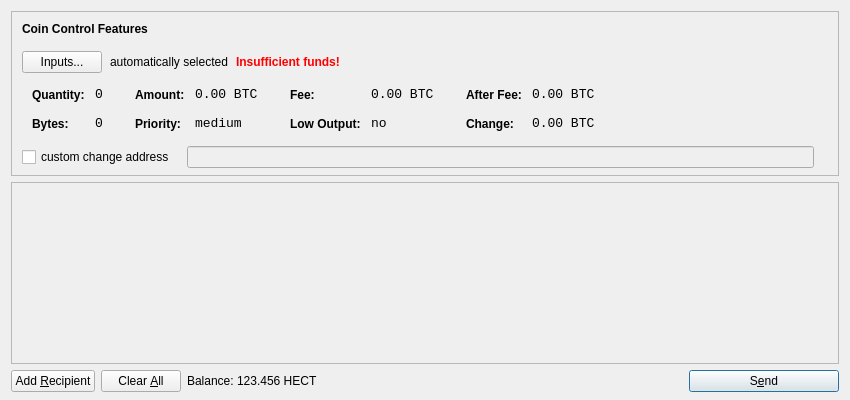
<?xml version="1.0" encoding="UTF-8"?>
<ui version="4.0">
 <class>SendCoinsDialog</class>
 <widget class="QDialog" name="SendCoinsDialog">
  <property name="geometry">
   <rect>
    <x>0</x>
    <y>0</y>
    <width>850</width>
    <height>400</height>
   </rect>
  </property>
  <property name="windowTitle">
   <string>Send Coins</string>
  </property>
  <layout class="QVBoxLayout" name="verticalLayout" stretch="0,1,0">
   <property name="bottomMargin">
    <number>8</number>
   </property>
   <item>
    <widget class="QFrame" name="frameCoinControl">
     <property name="sizePolicy">
      <sizepolicy hsizetype="Expanding" vsizetype="Expanding">
       <horstretch>0</horstretch>
       <verstretch>0</verstretch>
      </sizepolicy>
     </property>
     <property name="maximumSize">
      <size>
       <width>16777215</width>
       <height>16777215</height>
      </size>
     </property>
     <property name="frameShape">
      <enum>QFrame::StyledPanel</enum>
     </property>
     <property name="frameShadow">
      <enum>QFrame::Sunken</enum>
     </property>
     <layout class="QVBoxLayout" name="verticalLayoutCoinControl2">
      <property name="spacing">
       <number>-1</number>
      </property>
      <property name="leftMargin">
       <number>0</number>
      </property>
      <property name="topMargin">
       <number>0</number>
      </property>
      <property name="rightMargin">
       <number>0</number>
      </property>
      <property name="bottomMargin">
       <number>6</number>
      </property>
      <item>
       <layout class="QVBoxLayout" name="verticalLayoutCoinControl" stretch="0,0,0,0,1">
        <property name="spacing">
         <number>0</number>
        </property>
        <property name="leftMargin">
         <number>10</number>
        </property>
        <property name="topMargin">
         <number>10</number>
        </property>
        <item>
         <layout class="QHBoxLayout" name="horizontalLayoutCoinControl1">
          <property name="bottomMargin">
           <number>15</number>
          </property>
          <item>
           <widget class="QLabel" name="labelCoinControlFeatures">
            <property name="sizePolicy">
             <sizepolicy hsizetype="Preferred" vsizetype="Maximum">
              <horstretch>0</horstretch>
              <verstretch>0</verstretch>
             </sizepolicy>
            </property>
            <property name="font">
             <font>
              <weight>75</weight>
              <bold>true</bold>
             </font>
            </property>
            <property name="styleSheet">
             <string notr="true">font-weight:bold;</string>
            </property>
            <property name="text">
             <string>Coin Control Features</string>
            </property>
           </widget>
          </item>
         </layout>
        </item>
        <item>
         <layout class="QHBoxLayout" name="horizontalLayoutCoinControl2" stretch="0,0,0,0">
          <property name="spacing">
           <number>8</number>
          </property>
          <property name="bottomMargin">
           <number>10</number>
          </property>
          <item>
           <widget class="QPushButton" name="pushButtonCoinControl">
            <property name="styleSheet">
             <string notr="true"/>
            </property>
            <property name="text">
             <string>Inputs...</string>
            </property>
           </widget>
          </item>
          <item>
           <widget class="QLabel" name="labelCoinControlAutomaticallySelected">
            <property name="text">
             <string>automatically selected</string>
            </property>
            <property name="margin">
             <number>5</number>
            </property>
           </widget>
          </item>
          <item>
           <widget class="QLabel" name="labelCoinControlInsuffFunds">
            <property name="font">
             <font>
              <weight>75</weight>
              <bold>true</bold>
             </font>
            </property>
            <property name="styleSheet">
             <string notr="true">color:red;font-weight:bold;</string>
            </property>
            <property name="text">
             <string>Insufficient funds!</string>
            </property>
            <property name="margin">
             <number>5</number>
            </property>
           </widget>
          </item>
          <item>
           <spacer name="horizontalSpacerCoinControl">
            <property name="orientation">
             <enum>Qt::Horizontal</enum>
            </property>
            <property name="sizeHint" stdset="0">
             <size>
              <width>40</width>
              <height>1</height>
             </size>
            </property>
           </spacer>
          </item>
         </layout>
        </item>
        <item>
         <widget class="QWidget" name="widgetCoinControl" native="true">
          <property name="sizePolicy">
           <sizepolicy hsizetype="Preferred" vsizetype="Preferred">
            <horstretch>0</horstretch>
            <verstretch>0</verstretch>
           </sizepolicy>
          </property>
          <property name="minimumSize">
           <size>
            <width>0</width>
            <height>0</height>
           </size>
          </property>
          <property name="styleSheet">
           <string notr="true"/>
          </property>
          <layout class="QHBoxLayout" name="horizontalLayoutCoinControl5">
           <property name="margin">
            <number>0</number>
           </property>
           <item>
            <layout class="QHBoxLayout" name="horizontalLayoutCoinControl3" stretch="0,0,0,1">
             <property name="spacing">
              <number>20</number>
             </property>
             <property name="topMargin">
              <number>0</number>
             </property>
             <property name="bottomMargin">
              <number>10</number>
             </property>
             <item>
              <layout class="QFormLayout" name="formLayoutCoinControl1">
               <property name="horizontalSpacing">
                <number>10</number>
               </property>
               <property name="verticalSpacing">
                <number>14</number>
               </property>
               <property name="leftMargin">
                <number>10</number>
               </property>
               <property name="topMargin">
                <number>4</number>
               </property>
               <property name="rightMargin">
                <number>6</number>
               </property>
               <item row="0" column="0">
                <widget class="QLabel" name="labelCoinControlQuantityText">
                 <property name="styleSheet">
                  <string notr="true">font-weight:bold;</string>
                 </property>
                 <property name="text">
                  <string>Quantity:</string>
                 </property>
                 <property name="margin">
                  <number>0</number>
                 </property>
                </widget>
               </item>
               <item row="0" column="1">
                <widget class="QLabel" name="labelCoinControlQuantity">
                 <property name="font">
                  <font>
                   <family>Monospace</family>
                   <pointsize>10</pointsize>
                  </font>
                 </property>
                 <property name="cursor">
                  <cursorShape>IBeamCursor</cursorShape>
                 </property>
                 <property name="contextMenuPolicy">
                  <enum>Qt::ActionsContextMenu</enum>
                 </property>
                 <property name="text">
                  <string notr="true">0</string>
                 </property>
                 <property name="margin">
                  <number>0</number>
                 </property>
                 <property name="textInteractionFlags">
                  <set>Qt::LinksAccessibleByMouse|Qt::TextSelectableByKeyboard|Qt::TextSelectableByMouse</set>
                 </property>
                </widget>
               </item>
               <item row="1" column="0">
                <widget class="QLabel" name="labelCoinControlBytesText">
                 <property name="styleSheet">
                  <string notr="true">font-weight:bold;</string>
                 </property>
                 <property name="text">
                  <string>Bytes:</string>
                 </property>
                </widget>
               </item>
               <item row="1" column="1">
                <widget class="QLabel" name="labelCoinControlBytes">
                 <property name="font">
                  <font>
                   <family>Monospace</family>
                   <pointsize>10</pointsize>
                  </font>
                 </property>
                 <property name="cursor">
                  <cursorShape>IBeamCursor</cursorShape>
                 </property>
                 <property name="contextMenuPolicy">
                  <enum>Qt::ActionsContextMenu</enum>
                 </property>
                 <property name="text">
                  <string notr="true">0</string>
                 </property>
                 <property name="textInteractionFlags">
                  <set>Qt::LinksAccessibleByMouse|Qt::TextSelectableByKeyboard|Qt::TextSelectableByMouse</set>
                 </property>
                </widget>
               </item>
              </layout>
             </item>
             <item>
              <layout class="QFormLayout" name="formLayoutCoinControl2">
               <property name="horizontalSpacing">
                <number>10</number>
               </property>
               <property name="verticalSpacing">
                <number>14</number>
               </property>
               <property name="leftMargin">
                <number>6</number>
               </property>
               <property name="topMargin">
                <number>4</number>
               </property>
               <property name="rightMargin">
                <number>6</number>
               </property>
               <item row="0" column="0">
                <widget class="QLabel" name="labelCoinControlAmountText">
                 <property name="styleSheet">
                  <string notr="true">font-weight:bold;</string>
                 </property>
                 <property name="text">
                  <string>Amount:</string>
                 </property>
                 <property name="margin">
                  <number>0</number>
                 </property>
                </widget>
               </item>
               <item row="0" column="1">
                <widget class="QLabel" name="labelCoinControlAmount">
                 <property name="font">
                  <font>
                   <family>Monospace</family>
                   <pointsize>10</pointsize>
                  </font>
                 </property>
                 <property name="cursor">
                  <cursorShape>IBeamCursor</cursorShape>
                 </property>
                 <property name="contextMenuPolicy">
                  <enum>Qt::ActionsContextMenu</enum>
                 </property>
                 <property name="text">
                  <string notr="true">0.00 BTC</string>
                 </property>
                 <property name="textInteractionFlags">
                  <set>Qt::LinksAccessibleByMouse|Qt::TextSelectableByKeyboard|Qt::TextSelectableByMouse</set>
                 </property>
                </widget>
               </item>
               <item row="1" column="0">
                <widget class="QLabel" name="labelCoinControlPriorityText">
                 <property name="styleSheet">
                  <string notr="true">font-weight:bold;</string>
                 </property>
                 <property name="text">
                  <string>Priority:</string>
                 </property>
                </widget>
               </item>
               <item row="1" column="1">
                <widget class="QLabel" name="labelCoinControlPriority">
                 <property name="font">
                  <font>
                   <family>Monospace</family>
                   <pointsize>10</pointsize>
                  </font>
                 </property>
                 <property name="cursor">
                  <cursorShape>IBeamCursor</cursorShape>
                 </property>
                 <property name="contextMenuPolicy">
                  <enum>Qt::ActionsContextMenu</enum>
                 </property>
                 <property name="text">
                  <string>medium</string>
                 </property>
                 <property name="textInteractionFlags">
                  <set>Qt::LinksAccessibleByMouse|Qt::TextSelectableByKeyboard|Qt::TextSelectableByMouse</set>
                 </property>
                </widget>
               </item>
              </layout>
             </item>
             <item>
              <layout class="QFormLayout" name="formLayoutCoinControl3">
               <property name="horizontalSpacing">
                <number>10</number>
               </property>
               <property name="verticalSpacing">
                <number>14</number>
               </property>
               <property name="leftMargin">
                <number>6</number>
               </property>
               <property name="topMargin">
                <number>4</number>
               </property>
               <property name="rightMargin">
                <number>6</number>
               </property>
               <item row="0" column="0">
                <widget class="QLabel" name="labelCoinControlFeeText">
                 <property name="styleSheet">
                  <string notr="true">font-weight:bold;</string>
                 </property>
                 <property name="text">
                  <string>Fee:</string>
                 </property>
                 <property name="margin">
                  <number>0</number>
                 </property>
                </widget>
               </item>
               <item row="0" column="1">
                <widget class="QLabel" name="labelCoinControlFee">
                 <property name="font">
                  <font>
                   <family>Monospace</family>
                   <pointsize>10</pointsize>
                  </font>
                 </property>
                 <property name="cursor">
                  <cursorShape>IBeamCursor</cursorShape>
                 </property>
                 <property name="contextMenuPolicy">
                  <enum>Qt::ActionsContextMenu</enum>
                 </property>
                 <property name="text">
                  <string notr="true">0.00 BTC</string>
                 </property>
                 <property name="textInteractionFlags">
                  <set>Qt::LinksAccessibleByMouse|Qt::TextSelectableByKeyboard|Qt::TextSelectableByMouse</set>
                 </property>
                </widget>
               </item>
               <item row="1" column="0">
                <widget class="QLabel" name="labelCoinControlLowOutputText">
                 <property name="styleSheet">
                  <string notr="true">font-weight:bold;</string>
                 </property>
                 <property name="text">
                  <string>Low Output:</string>
                 </property>
                </widget>
               </item>
               <item row="1" column="1">
                <widget class="QLabel" name="labelCoinControlLowOutput">
                 <property name="font">
                  <font>
                   <family>Monospace</family>
                   <pointsize>10</pointsize>
                  </font>
                 </property>
                 <property name="cursor">
                  <cursorShape>IBeamCursor</cursorShape>
                 </property>
                 <property name="contextMenuPolicy">
                  <enum>Qt::ActionsContextMenu</enum>
                 </property>
                 <property name="text">
                  <string>no</string>
                 </property>
                 <property name="textInteractionFlags">
                  <set>Qt::LinksAccessibleByMouse|Qt::TextSelectableByKeyboard|Qt::TextSelectableByMouse</set>
                 </property>
                </widget>
               </item>
              </layout>
             </item>
             <item>
              <layout class="QFormLayout" name="formLayoutCoinControl4">
               <property name="horizontalSpacing">
                <number>10</number>
               </property>
               <property name="verticalSpacing">
                <number>14</number>
               </property>
               <property name="leftMargin">
                <number>6</number>
               </property>
               <property name="topMargin">
                <number>4</number>
               </property>
               <property name="rightMargin">
                <number>6</number>
               </property>
               <item row="0" column="0">
                <widget class="QLabel" name="labelCoinControlAfterFeeText">
                 <property name="styleSheet">
                  <string notr="true">font-weight:bold;</string>
                 </property>
                 <property name="text">
                  <string>After Fee:</string>
                 </property>
                 <property name="margin">
                  <number>0</number>
                 </property>
                </widget>
               </item>
               <item row="0" column="1">
                <widget class="QLabel" name="labelCoinControlAfterFee">
                 <property name="font">
                  <font>
                   <family>Monospace</family>
                   <pointsize>10</pointsize>
                  </font>
                 </property>
                 <property name="cursor">
                  <cursorShape>IBeamCursor</cursorShape>
                 </property>
                 <property name="contextMenuPolicy">
                  <enum>Qt::ActionsContextMenu</enum>
                 </property>
                 <property name="text">
                  <string notr="true">0.00 BTC</string>
                 </property>
                 <property name="textInteractionFlags">
                  <set>Qt::LinksAccessibleByMouse|Qt::TextSelectableByKeyboard|Qt::TextSelectableByMouse</set>
                 </property>
                </widget>
               </item>
               <item row="1" column="0">
                <widget class="QLabel" name="labelCoinControlChangeText">
                 <property name="styleSheet">
                  <string notr="true">font-weight:bold;</string>
                 </property>
                 <property name="text">
                  <string>Change:</string>
                 </property>
                </widget>
               </item>
               <item row="1" column="1">
                <widget class="QLabel" name="labelCoinControlChange">
                 <property name="font">
                  <font>
                   <family>Monospace</family>
                   <pointsize>10</pointsize>
                  </font>
                 </property>
                 <property name="cursor">
                  <cursorShape>IBeamCursor</cursorShape>
                 </property>
                 <property name="contextMenuPolicy">
                  <enum>Qt::ActionsContextMenu</enum>
                 </property>
                 <property name="text">
                  <string notr="true">0.00 BTC</string>
                 </property>
                 <property name="textInteractionFlags">
                  <set>Qt::LinksAccessibleByMouse|Qt::TextSelectableByKeyboard|Qt::TextSelectableByMouse</set>
                 </property>
                </widget>
               </item>
              </layout>
             </item>
            </layout>
           </item>
          </layout>
         </widget>
        </item>
        <item>
         <layout class="QHBoxLayout" name="horizontalLayoutCoinControl4" stretch="0,0,0">
          <property name="spacing">
           <number>12</number>
          </property>
          <property name="sizeConstraint">
           <enum>QLayout::SetDefaultConstraint</enum>
          </property>
          <property name="topMargin">
           <number>5</number>
          </property>
          <property name="rightMargin">
           <number>5</number>
          </property>
          <item>
           <widget class="QCheckBox" name="checkBoxCoinControlChange">
            <property name="text">
             <string>custom change address</string>
            </property>
           </widget>
          </item>
          <item>
           <widget class="QLineEdit" name="lineEditCoinControlChange">
            <property name="enabled">
             <bool>false</bool>
            </property>
            <property name="sizePolicy">
             <sizepolicy hsizetype="Expanding" vsizetype="Fixed">
              <horstretch>0</horstretch>
              <verstretch>0</verstretch>
             </sizepolicy>
            </property>
           </widget>
          </item>
          <item>
           <widget class="QLabel" name="labelCoinControlChangeLabel">
            <property name="sizePolicy">
             <sizepolicy hsizetype="Preferred" vsizetype="Expanding">
              <horstretch>0</horstretch>
              <verstretch>0</verstretch>
             </sizepolicy>
            </property>
            <property name="minimumSize">
             <size>
              <width>0</width>
              <height>0</height>
             </size>
            </property>
            <property name="text">
             <string/>
            </property>
            <property name="margin">
             <number>3</number>
            </property>
           </widget>
          </item>
         </layout>
        </item>
        <item>
         <spacer name="verticalSpacerCoinControl">
          <property name="orientation">
           <enum>Qt::Vertical</enum>
          </property>
          <property name="sizeHint" stdset="0">
           <size>
            <width>800</width>
            <height>1</height>
           </size>
          </property>
         </spacer>
        </item>
       </layout>
      </item>
     </layout>
    </widget>
   </item>
   <item>
    <widget class="QScrollArea" name="scrollArea">
     <property name="widgetResizable">
      <bool>true</bool>
     </property>
     <widget class="QWidget" name="scrollAreaWidgetContents">
      <property name="geometry">
       <rect>
        <x>0</x>
        <y>0</y>
        <width>830</width>
        <height>165</height>
       </rect>
      </property>
      <layout class="QVBoxLayout" name="verticalLayout_2">
       <property name="margin">
        <number>0</number>
       </property>
       <item>
        <layout class="QVBoxLayout" name="entries">
         <property name="spacing">
          <number>6</number>
         </property>
        </layout>
       </item>
       <item>
        <spacer name="verticalSpacer">
         <property name="orientation">
          <enum>Qt::Vertical</enum>
         </property>
         <property name="sizeHint" stdset="0">
          <size>
           <width>20</width>
           <height>40</height>
          </size>
         </property>
        </spacer>
       </item>
      </layout>
     </widget>
    </widget>
   </item>
   <item>
    <layout class="QHBoxLayout" name="horizontalLayout">
     <item>
      <widget class="QPushButton" name="addButton">
       <property name="toolTip">
        <string>Send to multiple recipients at once</string>
       </property>
       <property name="text">
        <string>Add &amp;Recipient</string>
       </property>
       <property name="icon">
        <iconset resource="../bitcoin.qrc">
         <normaloff>:/icons/add</normaloff>:/icons/add</iconset>
       </property>
       <property name="autoDefault">
        <bool>false</bool>
       </property>
      </widget>
     </item>
     <item>
      <widget class="QPushButton" name="clearButton">
       <property name="sizePolicy">
        <sizepolicy hsizetype="Minimum" vsizetype="Fixed">
         <horstretch>0</horstretch>
         <verstretch>0</verstretch>
        </sizepolicy>
       </property>
       <property name="toolTip">
        <string>Remove all transaction fields</string>
       </property>
       <property name="text">
        <string>Clear &amp;All</string>
       </property>
       <property name="icon">
        <iconset resource="../bitcoin.qrc">
         <normaloff>:/icons/remove</normaloff>:/icons/remove</iconset>
       </property>
       <property name="autoRepeatDelay">
        <number>300</number>
       </property>
       <property name="autoDefault">
        <bool>false</bool>
       </property>
      </widget>
     </item>
     <item>
      <layout class="QHBoxLayout" name="horizontalLayout_2">
       <property name="spacing">
        <number>3</number>
       </property>
       <item>
        <widget class="QLabel" name="label">
         <property name="text">
          <string>Balance:</string>
         </property>
        </widget>
       </item>
       <item>
        <widget class="QLabel" name="labelBalance">
         <property name="cursor">
          <cursorShape>IBeamCursor</cursorShape>
         </property>
         <property name="text">
          <string>123.456 HECT</string>
         </property>
         <property name="textInteractionFlags">
          <set>Qt::LinksAccessibleByMouse|Qt::TextSelectableByKeyboard|Qt::TextSelectableByMouse</set>
         </property>
        </widget>
       </item>
      </layout>
     </item>
     <item>
      <spacer name="horizontalSpacer">
       <property name="orientation">
        <enum>Qt::Horizontal</enum>
       </property>
       <property name="sizeHint" stdset="0">
        <size>
         <width>40</width>
         <height>20</height>
        </size>
       </property>
      </spacer>
     </item>
     <item>
      <widget class="QPushButton" name="sendButton">
       <property name="minimumSize">
        <size>
         <width>150</width>
         <height>0</height>
        </size>
       </property>
       <property name="toolTip">
        <string>Confirm the send action</string>
       </property>
       <property name="text">
        <string>S&amp;end</string>
       </property>
       <property name="icon">
        <iconset resource="../bitcoin.qrc">
         <normaloff>:/icons/send</normaloff>:/icons/send</iconset>
       </property>
       <property name="default">
        <bool>true</bool>
       </property>
      </widget>
     </item>
    </layout>
   </item>
  </layout>
 </widget>
 <resources>
  <include location="../bitcoin.qrc"/>
 </resources>
 <connections/>
</ui>
